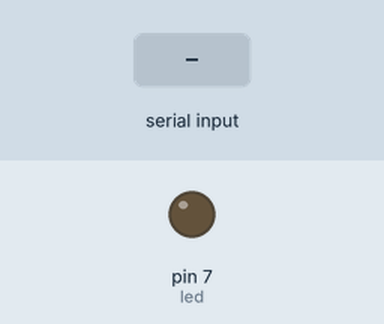
Recording of a sketch running on a simulated Arduino Uno, built with avr-gcc and run on an emulated ATmega328P. On the bench: output pins drawn as LEDs (lit = HIGH). Dashed ring = blinking. Inputs (shaded band) come from the test bench. What the sketch prints to the serial monitor is not drawn.

Above: at 1.2 s.
1.3 s: "90,45\n" received over Serial
At 1.4 s:
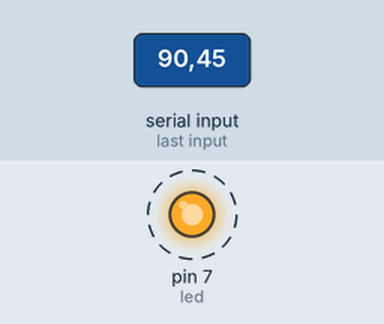
Timing chart, 0 to 10.3 s (numbered marks = the images above; inputs shaded):
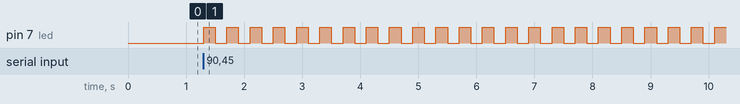

The sketch:

monitorNumbers.ino
```cpp
int blinks;
int i;
int led = 7;
int wait = 200;
String msg = "How many blinks for the LED: ";

void setup()
{
  pinMode(led, OUTPUT);
  Serial.begin(9600);
}

void loop()
{
  Serial.println(msg);

  // while there is no data from the serial monitor, do nothing
  while (Serial.available() == 0)
  {
  }

  blinks = Serial.parseInt();

  while (i < blinks)
  {
    digitalWrite(led, HIGH);
    delay(wait);
    digitalWrite(led, LOW);
    delay(wait);
    i++;
  }
  i = 0;
}
```

Measured:
- after the input at 1.3 s, pin 7 (led): alternates HIGH for 0.20 s and LOW for 0.20 s, starting at once
